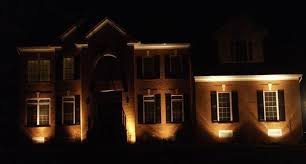
//> input picture exemplos/index.jpeg, 306 x 164 px
$ ./homomorfico2   (built with g++ and OpenCV 4)
//> lines starting //> are read from the running program, lines starting //| are printed output that depends on the picture
#include <iostream>
#include <opencv2/opencv.hpp>
#include <opencv2/imgproc/imgproc.hpp>
#define RADIUS 20
using namespace cv;
using namespace std;

// troca os quadrantes da imagem da DFT
void deslocaDFT(Mat& image ){
  Mat tmp, A, B, C, D;

	// se a imagem tiver tamanho impar, recorta a regiao para
	// evitar cópias de tamanho desigual

	image = image(Rect(0, 0, image.cols & -2, image.rows & -2));
    int cx = image.cols/2;
    int cy = image.rows/2;

    // reorganiza os quadrantes da transformada
    // A B   ->  D C
    // C D       B A
    A = image(Rect(0, 0, cx, cy));
    B = image(Rect(cx, 0, cx, cy));
    C = image(Rect(0, cy, cx, cy));
    D = image(Rect(cx, cy, cx, cy));

    // A <-> D
    A.copyTo(tmp);  D.copyTo(A);  tmp.copyTo(D);

    // C <-> B
C.copyTo(tmp); B.copyTo(C); tmp.copyTo(B);
}

void filtronotch(Mat image,float y_H,float y_L,float c,float d0){
  //Variaveis Iniciais
  Mat imaginaryInput, complexImage, multsp;
  Mat padded, filter, mag;
  Mat imagegray, tmp;
  Mat_<float> realInput, zeros;
  vector<Mat> planos;

  // valores ideais dos tamanhos da imagem
  // para calculo da DFT

  int dft_M, dft_N;
  dft_M = getOptimalDFTSize(image.rows);
  dft_N = getOptimalDFTSize(image.cols);

  // realiza o padding da imagem

  copyMakeBorder(image, padded, 0,
                 dft_M - image.rows, 0,
                 dft_N - image.cols,
                 BORDER_CONSTANT, Scalar::all(0));
  // parte imaginaria da matriz complexa (preenchida com zeros)

  zeros = Mat_<float>::zeros(padded.size());

  // prepara a matriz complexa para ser preenchida

  complexImage = Mat(padded.size(), CV_32FC2, Scalar(0));

  // a função de transferência (filtro frequencial) deve ter o
  // mesmo tamanho e tipo da matriz complexa

  filter = complexImage.clone();

  // cria uma matriz temporária para criar as componentes real
  // e imaginaria do filtro ideal
  tmp = Mat(dft_M, dft_N, CV_32F);

  //prepara o filtro homomorfico dinamico
  float d;
  for(int i=0; i<dft_M; i++){
	       for(int j=0; j<dft_N; j++){
			d = pow(pow(i - dft_M/2, 2) + pow(j - dft_N/2, 2), 0.5);
			tmp.at<float>(i,j)  = (y_H - y_L)*(1 - exp(-1*c*(pow(d,2)/pow(d0,2)))) + y_L;
	       }
	    }
  //
  Mat comps[]= {tmp, tmp};
  merge(comps, 2, filter);

  // limpa o array de matrizes que vao compor a
  // imagem complexa
  planos.clear();
  // cria a compoente real
  realInput = Mat_<float>(padded);
  // insere as duas componentes no array de matrizes
  planos.push_back(realInput);
  planos.push_back(zeros);
  // combina o array de matrizes em uma unica
  // componente complexa
  merge(planos, complexImage);
  // calcula o dft
  dft(complexImage, complexImage);
   // realiza a troca de quadrantes
  deslocaDFT(complexImage);
  // aplica o filtro frequencial
  mulSpectrums(complexImage,filter,complexImage,0);
  // limpa o array de planos
  planos.clear();
  // separa as partes real e imaginaria para modifica-las
  split(complexImage, planos);
  // recompoe os planos em uma unica matriz complexa
  merge(planos, complexImage);
   // troca novamente os quadrantes
  deslocaDFT(complexImage);
  // calcula a DFT inversa
  idft(complexImage, complexImage);
  // limpa o array de planos
  planos.clear();
  // separa as partes real e imaginaria da
  // imagem filtrada
  split(complexImage, planos);
  normalize(planos[0], planos[0], 0, 1, CV_MINMAX);
  //normalize(planos[0], planos[0], 255, CV_MINMAX);
  normalize(tmp, tmp, 255, 0);
  imshow("original", image);
  imshow("tmp normalizado",tmp);
  imshow("filtrada", planos[0]);
  waitKey(0);
	}

int main(int , char**){
  Mat image;
  image = imread("index.jpeg", 0);
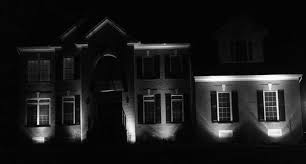
//> image: 164 rows x 306 cols, CV_8UC1; min 0, max 255, mean 25.6
  filtronotch(image,7.0,3.0,5.0,20.0);
//> in filtronotch, `copyMakeBorder(image, padded, 0, dft_M - image.rows, 0, dft_N - image...`:
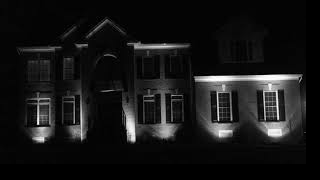
//> padded: 180 rows x 320 cols, CV_8UC1; min 0, max 255, mean 22.3
//> after the loop in filtronotch, `for(int i=0; i<dft_M; i++)`:
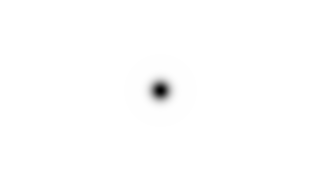
//> tmp: 180 rows x 320 cols, CV_32FC1; min 3, max 7, mean 6.98; drawn with min black and max white
//> in filtronotch, `planos.push_back(zeros);`: planos[1]: 180 rows x 320 cols, CV_32FC1; every value is 0
//> in filtronotch, `split(complexImage, planos);`:
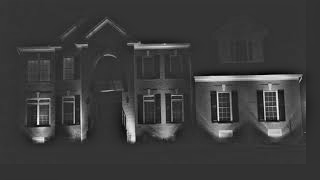
//> planos[0]: 180 rows x 320 cols, CV_32FC1; min -22046208, max 88059992, mean 3848844; drawn with min black and max white
  return 0;
}
